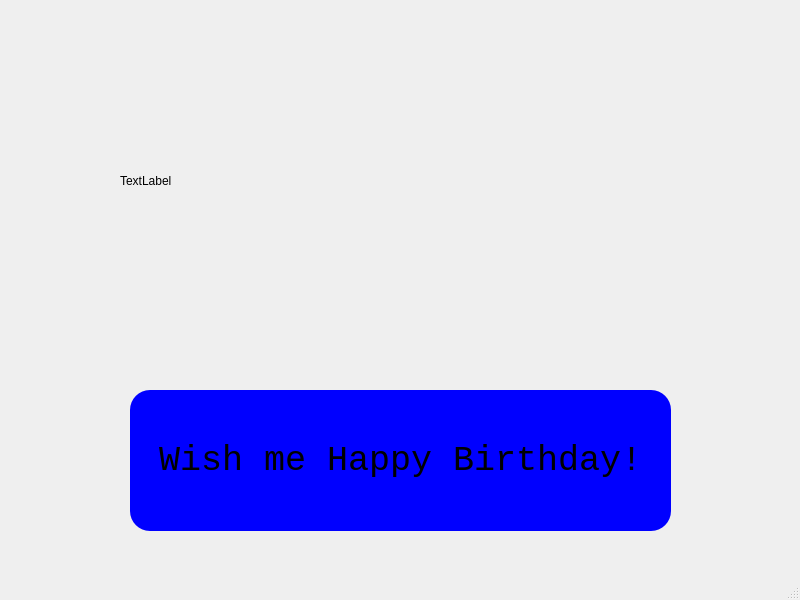
<?xml version="1.0" encoding="UTF-8"?>
<ui version="4.0">
 <class>MainWindow</class>
 <widget class="QMainWindow" name="MainWindow">
  <property name="geometry">
   <rect>
    <x>0</x>
    <y>0</y>
    <width>800</width>
    <height>600</height>
   </rect>
  </property>
  <property name="windowTitle">
   <string>MainWindow</string>
  </property>
  <widget class="QWidget" name="centralwidget">
   <widget class="QPushButton" name="pushButton">
    <property name="geometry">
     <rect>
      <x>130</x>
      <y>390</y>
      <width>541</width>
      <height>141</height>
     </rect>
    </property>
    <property name="font">
     <font>
      <family>Consolas</family>
      <pointsize>26</pointsize>
     </font>
    </property>
    <property name="styleSheet">
     <string notr="true">background:blue;			
border-radius:20px;</string>
    </property>
    <property name="text">
     <string>Wish me Happy Birthday!</string>
    </property>
   </widget>
   <widget class="QLabel" name="label">
    <property name="geometry">
     <rect>
      <x>120</x>
      <y>80</y>
      <width>561</width>
      <height>201</height>
     </rect>
    </property>
    <property name="styleSheet">
     <string notr="true"/>
    </property>
    <property name="text">
     <string>TextLabel</string>
    </property>
   </widget>
  </widget>
  <widget class="QMenuBar" name="menubar">
   <property name="geometry">
    <rect>
     <x>0</x>
     <y>0</y>
     <width>800</width>
     <height>21</height>
    </rect>
   </property>
  </widget>
  <widget class="QStatusBar" name="statusbar"/>
 </widget>
 <resources/>
 <connections/>
</ui>
